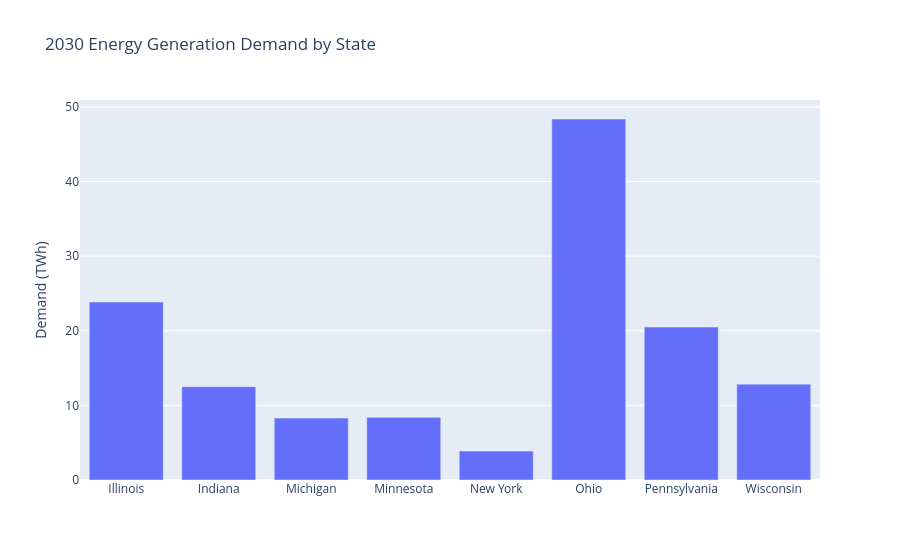

Notebook code for this chart:
### Code cell
# %%

# 2030 energy generation demand between states 
tech_mix_2030 = coeff_and_gen_data[coeff_and_gen_data["measure"] == "Generation 2030 (MWh)"].copy()

tech_mix_2030["total"] = pd.to_numeric(
    tech_mix_2030["total"].astype(str).str.replace(",", ""), errors="coerce"
)

#one value per state since none change across scenario
gen_by_state = tech_mix_2030.groupby("State", as_index=False)["total"].first()

#states
states = gen_by_state["State"]
fig_gen_2030 = go.Figure()

fig_gen_2030.add_trace(go.Bar(
    x=states,
    y=gen_by_state["total"] / 1e6  # Convert MWh to TWh
))

fig_gen_2030.update_layout(
    title=f"2030 Energy Generation Demand by State",
    yaxis_title="Demand (TWh)",
)

fig_gen_2030.show()
fig_gen_2030.write_html("2030_energy_generation.html", include_plotlyjs="cdn")

### Figure 1 — Plotly figure (JSON) as saved in the notebook; plotly's stock layout.template omitted (floating-point values rounded to 4 significant figures)
{"data": [{"type": "bar", "x": ["Illinois", "Indiana", "Michigan", "Minnesota", "New York", "Ohio", "Pennsylvania", "Wisconsin"], "y": [23.84, 12.5, 8.295, 8.401, 3.872, 48.37, 20.5, 12.84]}], "layout": {"title": {"text": "2030 Energy Generation Demand by State"}, "yaxis": {"title": {"text": "Demand (TWh)"}}}}
